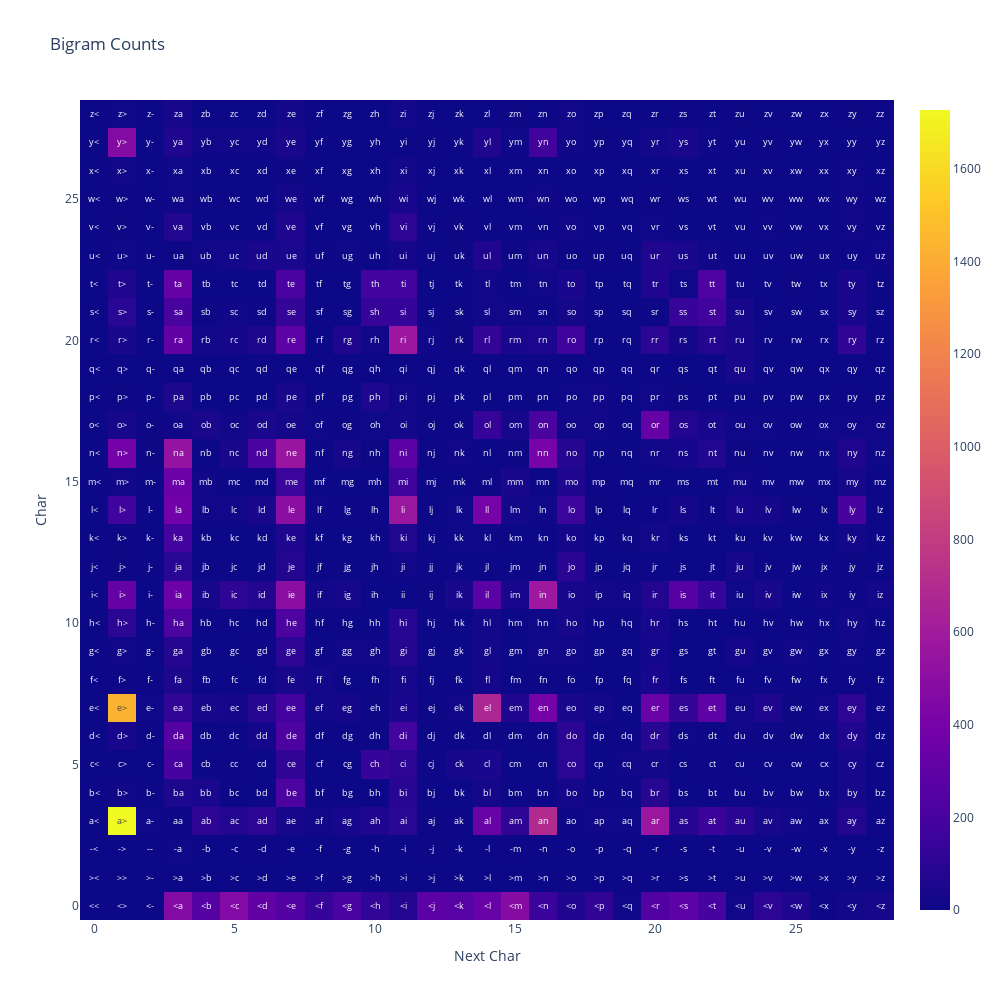

Here is the notebook cell this chart was saved with:
### Code cell
# plot heatmap, then look for the most common to sanity check

# nice this is much easier than bokeh

text_annotations = tensor_utils.apply_by_index_each_in_2d_tensor(
    bigram_counts_tensor,
    lambda i, j: f"{decode_single(i)}{decode_single(j)}",
)

# TODO(bschoen): Make this something generic, since heatmaps are common

# note: we need to drop down into heatmap to show text annotations
fig = go.Figure(
    data=go.Heatmap(
        # x=unique_chars,
        # y=unique_chars,
        z=bigram_counts_tensor.numpy(),
        text=text_annotations,
        texttemplate="%{text}",
        textfont={"size": 9},
    )
)

fig.update_layout(
    title="Bigram Counts",
    xaxis_title="Next Char",
    yaxis_title="Char",
    width=1000,
    height=1000,
)

fig.show()

### Figure 1 — Plotly figure (JSON) as saved in the notebook; plotly's stock layout.template omitted (floating-point values rounded to 4 significant figures; data arrays with more than 128 entries replaced by an {"elided": "..."} marker saying what was removed)
{"data": [{"text": {"elided": "29x29 str values"}, "textfont": {"size": 9}, "texttemplate": "%{text}", "type": "heatmap", "z": {"elided": "29x29 int values"}}], "layout": {"height": 1000, "title": {"text": "Bigram Counts"}, "width": 1000, "xaxis": {"title": {"text": "Next Char"}}, "yaxis": {"title": {"text": "Char"}}}}
